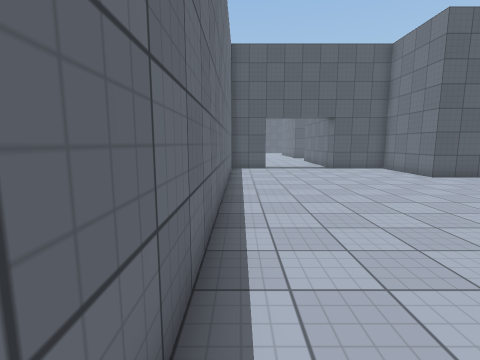
View 1 (above)

19 first-person views from a walk through a Unity game level. The camera is 1.5 m above the floor, tilts 8° down and sees 85° across. The floor is counted in squares, 1 m on a side. Each view is taken from the middle of a square. On the plan, view 1 faces up. The plan holds only what a view shows up to about 14 squares ahead; the rest is blank. The place goes on beyond the plan. The player is left out. Surface patterns are stand-ins for the level's own textures.

View 2
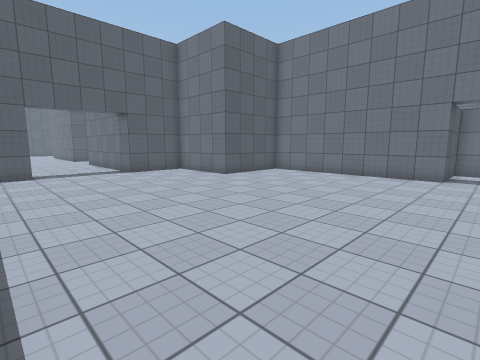

View 3
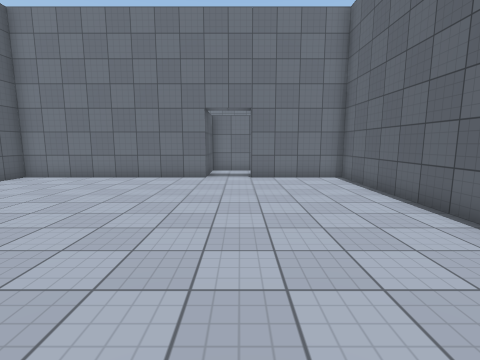

View 4
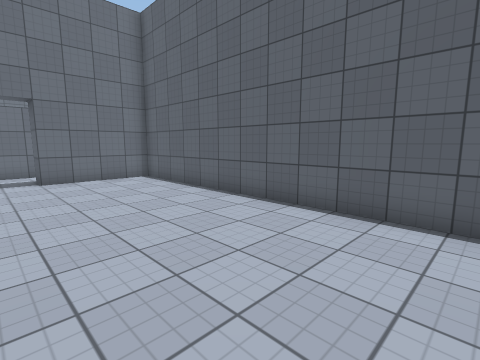

View 5
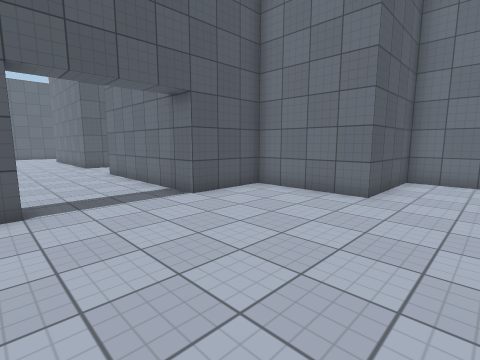

View 6
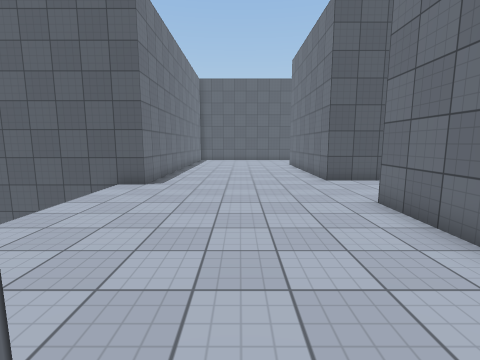

View 7
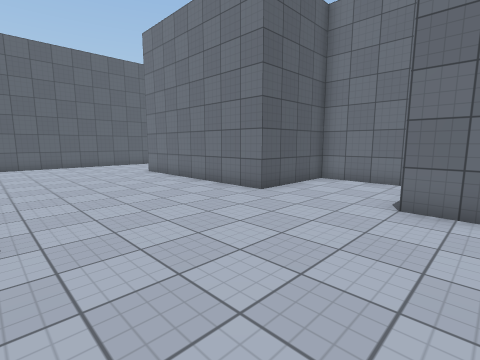

View 8
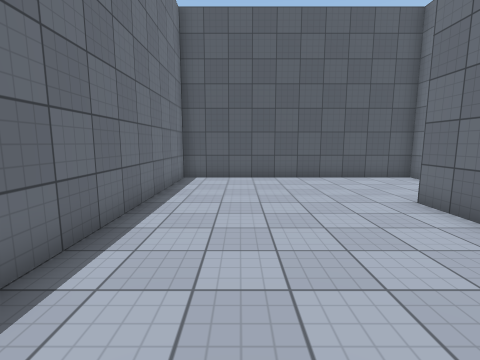

View 9
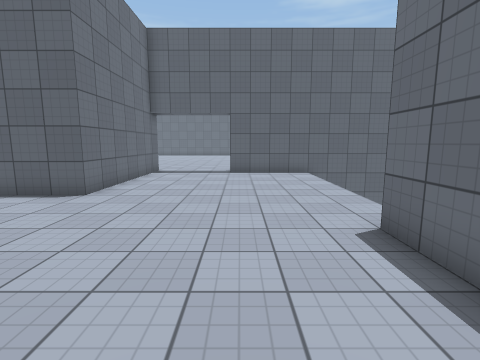

View 10
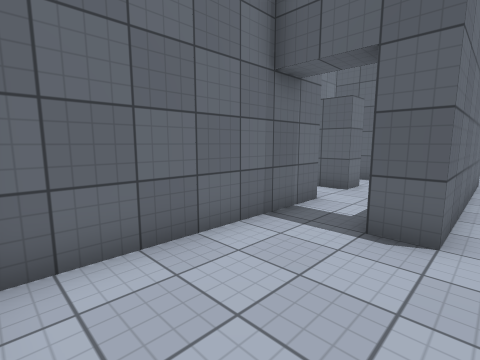

View 11
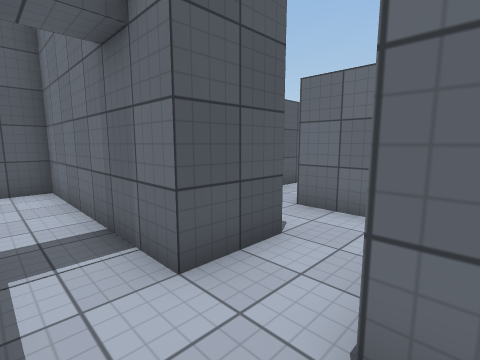

View 12
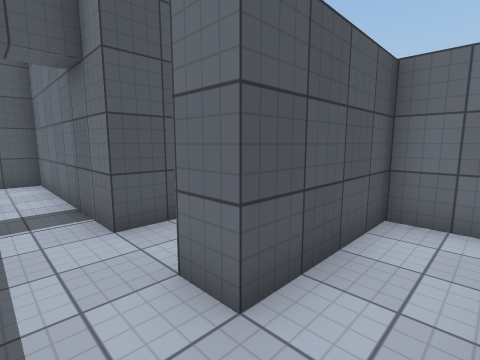

View 13
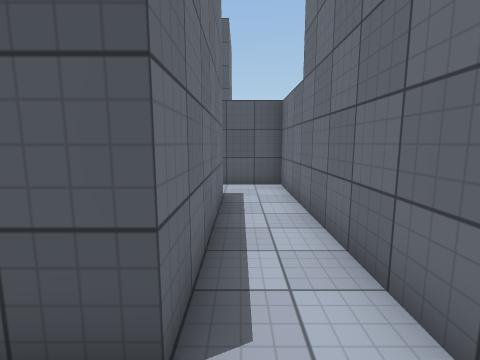

View 14
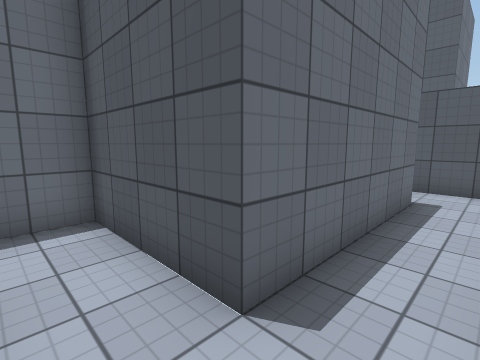

View 15
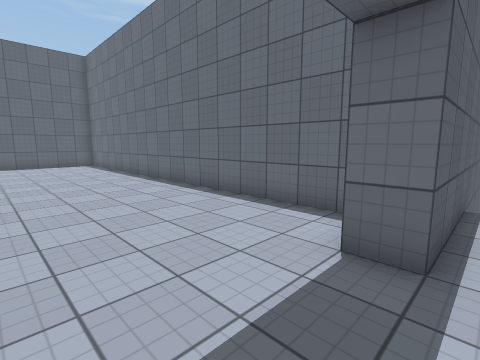

View 16
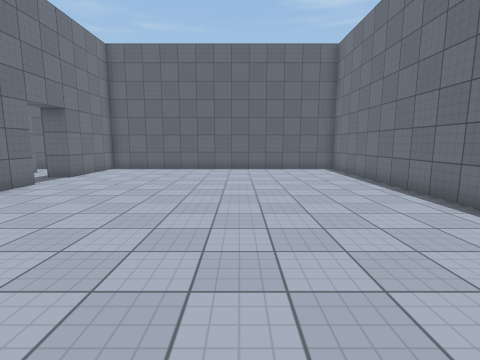

View 17
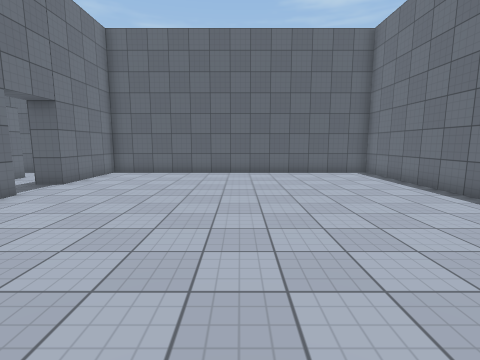

View 18
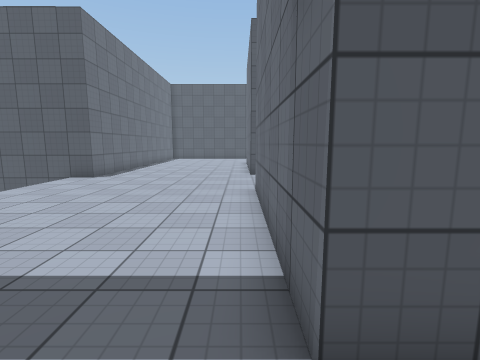

View 19
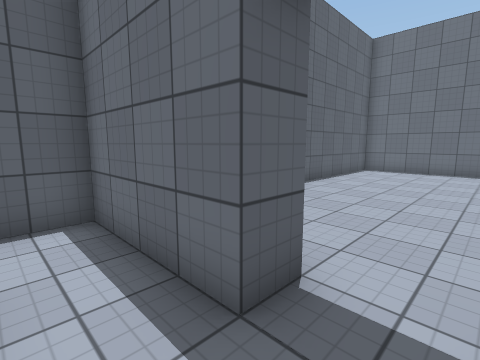

### Floor plan
Ten units are one square. View 1 is at (0, 0); x grows to the right and y downward. Boxes are objects, and circles mark ways between rooms. Rooms are numbered by the first view taken in them; rooms with no view inside come last. Other rooms are left out.
<svg viewBox="-60 -400 225 430">
<path fill="none" stroke="#000" d="M-5 -148 -5 25 125 25 125 -15 135 -15M-25 -165 15 -165 15 -155 5 -155M95 -234 95 -265 55 -265 55 -345 65 -345M85 -325 85 -395 -15 -395 -15 -255 -55 -255M135 -35 125 -35 125 -115 85 -115 85 -155 55 -155 55 -225 80 -225M88 -275 92 -275M105 -295 85 -295 85 -305M105 -276 105 -215M125 -215 125 -295 105 -295M155 -15 155 -35 135 -35M155 5 155 -15M135 -15 135 25 149 25M85 -305 96 -305M106 -325 85 -325"/>
<circle cx="130" cy="-25" r="3" fill="#2a7"/>
<circle cx="75" cy="-335" r="3" fill="#2a7"/>
<circle cx="95" cy="-285" r="3" fill="#2a7"/>
<circle cx="75" cy="-300" r="3" fill="#2a7"/>
<circle cx="145" cy="-5" r="3" fill="#2a7"/>
<text x="40" y="-170">1</text>
<text x="80" y="-290">2</text>
<text x="110" y="-250">3</text>
<text x="140" y="-30">4</text>
<text x="150" y="10">5</text>
<text x="80" y="-320">6</text>
</svg>
Room 1 opens to room 4. Room 1 opens to room 6. Room 2 opens to room 3. Room 2 opens to room 6. Room 4 opens to room 5.

Where each view was taken, in squares from view 1:
view 1: 0 up, 0 right, facing up
view 2: 2 up, 0 right, facing up-right
view 3: 2 up, 1 right, facing right
view 4: 3 up, 1 right, facing down-right
view 5: 9 up, 1 right, facing up-right
view 6: 16 up, 2 right, facing up
view 7: 21 up, 1 left, facing up-right
view 8: 28 up, 1 right, facing up
view 9: 30 up, 1 right, facing down
view 10: 39 up, 5 right, facing down-right
view 11: 30 up, 7 right, facing up-right
view 12: 28 up, 7 right, facing up-right
view 13: 20 up, 11 right, facing up
view 14: 20 up, 12 right, facing up-left
view 15: 17 up, 5 right, facing down-left
view 16: 13 up, 5 right, facing down
view 17: 11 up, 6 right, facing down
view 18: 14 up, 5 right, facing up
view 19: 3 up, 15 right, facing down-left
